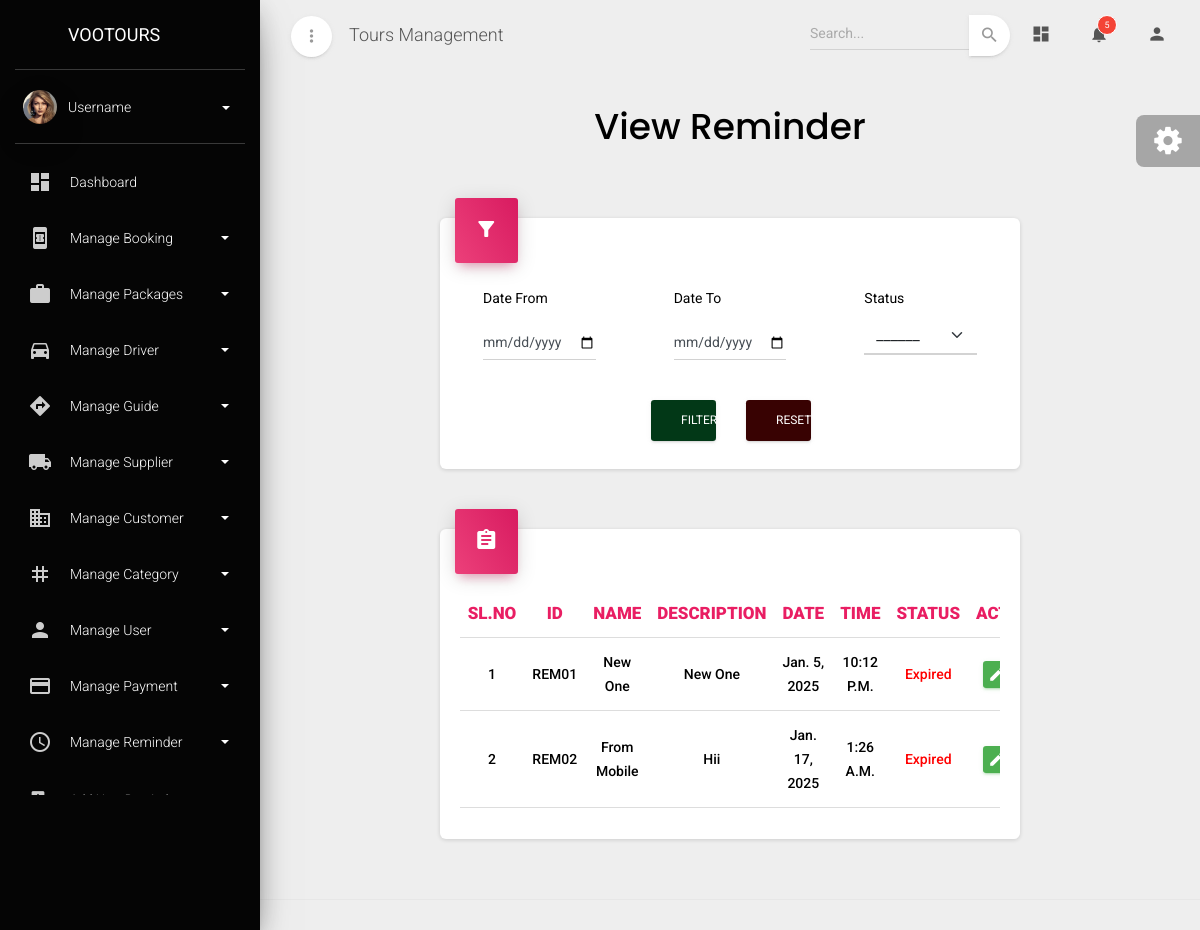
The app's page /viewreminder with its own data.
### admin_dashboard/models.py (models this page shows, shortened)
class Reminder(models.Model):
    reminder_id=models.CharField(max_length=10,primary_key=True,editable=False)
    name=models.CharField(max_length=50,unique=True)
    description=models.CharField(max_length=200,unique=True)
    date=models.DateField()
    time=models.TimeField()
    status=models.CharField(max_length=100,default='Active')

### admin_dashboard/views.py (the view)
# urls.py: path('viewreminder',view_reminder,name='viewreminder'),
def view_reminder(request):
    data=Reminder.objects.all()
    expired=data.filter(date__lt=timezone.now()).exclude(status='Expired')
    expired.update(status="Expired")
    return render(request,'viewreminder.html',{'data':data,'form':Reminder_filter_form})

### admin_dashboard/templates/viewreminder.html (shortened to what this page needs)
{% extends "base.html" %}
{% block content %}
<div class="content">
  <div class="container-fluid">
    <div class="row text-center">
      <h2
        class="font-weight-bold"
        style="font-family: poppins, serif; color: #000"
      >
        View Reminder
      </h2>
    </div>
    <div class="row mt-2">
      <div class="">
        <div class="row">
          <div class="col-2"></div>
          <div class="col-8">
            <div class="card mt-5">
              <div class="card-header card-header-rose card-header-icon">
                <div class="card-icon">
                  <i class="material-icons">filter_alt</i>
                </div>
              </div>
              <div class="card-body ">
                <form action="" method="get" id="filter-form">
                <div class="row d-flex justify-content-center gap-5">
                  <div class="col-3">
                    <div class="form-group">
                      <label for="" class="bmd-label-floating text-black mb-3">Date From</label>
                      {{form.date_from}}
                    </div>
                  </div>
                  <div class="col-3">
                    <div class="form-group">
                      <label for="" class="bmd-label-floating text-black mb-3">Date To</label>
                      {{form.date_to}}
                    </div>
                  </div>
                  <div class="col-3">
                    <div class="form-group">
                      <label for="" class="bmd-label-floating text-black">Status</label>
                      {{form.status}}
                    </div>
                  </div>
                </div>
                <div class="row mt-4 mb-2  d-flex justify-content-center">
                  <div class="col-2">
                    <button type="submit" class="btn w-100"  style="background-color:#023817;color:white;">Filter</button>
                  </div>
                  <div class="col-2">
                    <button type="reset" class="btn w-100"  style="background-color:#380202;color:white;">Reset</button>
                  </div>
                </div>
                </form>
              </div>
            </div>
          </div>
          <div class="col-2"></div>
        </div>
        <div class="row" id="supplier-allocation-content">
          <div class="col-2"></div>
          <div class="col-lg-8 col-md-12 col-md-12">
            <div class="card">
              <div class="card-header card-header-rose card-header-icon">
                <div class="card-icon">
                  <i class="material-icons">assignment</i>
                </div>
              </div>
              <div class="card-body">
                <div class="table-responsive">
                  <table class="table">
                    <thead>
                      <tr>
                        <th class="text-center  text-rose" style="font-weight: 900;" >SL.NO</th>
                        <th class="text-center  text-rose" style="font-weight: 900;" >ID</th>
                        <th class="text-center  text-rose" style="font-weight: 900;" >NAME</th>
                        <th class="text-center  text-rose" style="font-weight: 900;" >DESCRIPTION</th>
                        <th class="text-center  text-rose" style="font-weight: 900;" >DATE</th>
                        <th class="text-center  text-rose" style="font-weight: 900;" >TIME</th>
                        <th class="text-center  text-rose" style="font-weight: 900;" >STATUS</th>
                        <th class="text-center  text-rose" style="font-weight: 900;" >ACTIONS</th>
                      </tr>
                    </thead>
                    <tbody>
                      {% for i in data %}
                      <tr>
                        <tr>
                          <td class="text-center" style="font-weight: 500;">{{forloop.counter}}</td>
                          <td class="text-center text-capitalize" style="font-weight: 500;">{{i.reminder_id}}</td>
                          <td class="text-center text-capitalize" style="font-weight: 500;">{{i.name}}</td>
                          <td class="text-center text-capitalize" style="font-weight: 500;">{{i.description}}</td>
                          <td class="text-center text-capitalize" style="font-weight: 500;">{{i.date}}</td>
                          <td class="text-center text-capitalize" style="font-weight: 500;">{{i.time}}</td>
                          <td class="text-center text-capitalize" style="font-weight: 500; {% if i.status == "Active" %}color:blue; {% else %} color:red;{% endif %}">{{i.status}}</td>
                          <td class="td-actions text-center">
                            <button type="button" rel="tooltip" class="btn btn-success" data-toggle="modal" data-target="#editModal{{i.reminder_id}}" onclick="openEditModal('{{i.reminder_id}}')"> <i class="material-icons">edit</i> </button>
                          </td>
                      </tr>
                      {% endfor %}
                    </tbody>
                  </table>
                </div>
              </div>
            </div>
          </div>
          <div class="col-2"></div>
        </div>
      </div>
    </div>
  </div>
</div>
{% endblock content %}

### records on screen
Reminder: reminder_id "REM01", name "New One", description "New One", date "Jan. 5, 2025", time "10:12 P.m.", status "Expired"
Reminder: reminder_id "REM02", name "From Mobile", description "Hii", date "Jan. 17, 2025", time "1:26 A.m.", status "Expired"
